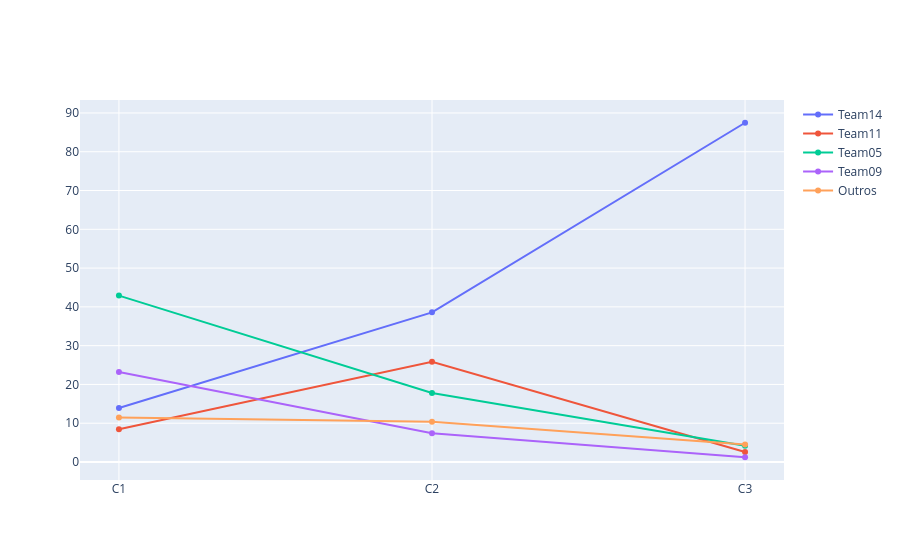

Here is the notebook cell this chart was saved with:
### Code cell
fig = go.Figure()
for equipe in df_plot['Grupo designado']:
    fig.add_trace(go.Scatter(
                              x=['C1', 'C2', 'C3'], 
                              y=[df_plot.loc[df_plot['Grupo designado']==equipe, 'pct_inc_c1_geral'].values[0],
                                df_plot.loc[df_plot['Grupo designado']==equipe, 'pct_inc_c2_geral'].values[0],
                                df_plot.loc[df_plot['Grupo designado']==equipe, 'pct_inc_c3_geral'].values[0]],
                              mode='lines+markers', name=equipe
                             )
                  )
fig.show()

### Figure 1 — Plotly figure (JSON) as saved in the notebook; plotly's stock layout.template omitted (floating-point values rounded to 4 significant figures)
{"data": [{"mode": "lines+markers", "name": "Team14", "type": "scatter", "x": ["C1", "C2", "C3"], "y": [13.93, 38.59, 87.47]}, {"mode": "lines+markers", "name": "Team11", "type": "scatter", "x": ["C1", "C2", "C3"], "y": [8.47, 25.82, 2.57]}, {"mode": "lines+markers", "name": "Team05", "type": "scatter", "x": ["C1", "C2", "C3"], "y": [42.9, 17.8, 4.19]}, {"mode": "lines+markers", "name": "Team09", "type": "scatter", "x": ["C1", "C2", "C3"], "y": [23.22, 7.41, 1.23]}, {"mode": "lines+markers", "name": "Outros", "type": "scatter", "x": ["C1", "C2", "C3"], "y": [11.49, 10.38, 4.53]}], "layout": {}}
